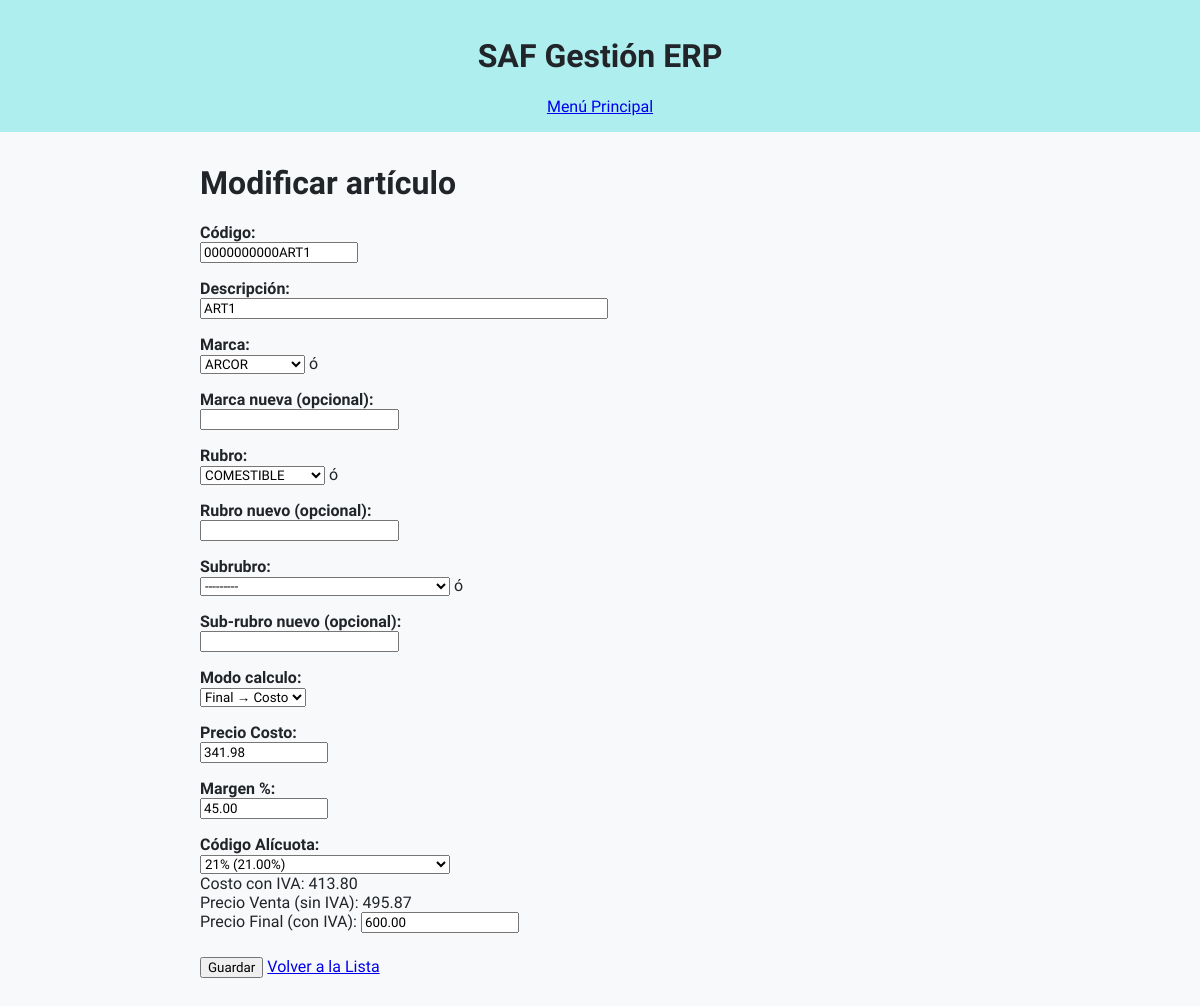
Page /modificar/15/ (signed in) on the committed database.
### articulos/models.py (models this page shows, shortened)
class UpperCaseMixin:
    def save(self, *args, **kwargs):
        for field in self._meta.fields:
            if isinstance(field, models.CharField) and getattr(self, field.name):
                setattr(self, field.name, getattr(self, field.name).upper())
        super().save(*args, **kwargs)

class Articulo(UpperCaseMixin, models.Model):
    codart = models.CharField(
        "Código",
        max_length=14,
        unique=True,
        validators=[
            RegexValidator(
                regex=r'^[A-Z0-9]+$',
                message='Solo se permiten letras mayúsculas y números.'
            )
        ],
        help_text='14 caracteres, se completa con ceros a la izquierda.'
    )
    descrip = models.CharField("Descripción", max_length=80)
    marca = models.ForeignKey('Marca', on_delete=models.PROTECT, blank=True, null=True)
    rubro = models.ForeignKey('Rubro', on_delete=models.PROTECT, blank=True, null=True)
    subrubro = models.ForeignKey('Subrubro', on_delete=models.PROTECT, blank=True, null=True)
    precosto = models.DecimalField(
        "Precio Costo",
        max_digits=12,
        decimal_places=2,
        validators=[MinValueValidator(0)]
    )
    margen = models.DecimalField(
        "Margen %",
        max_digits=6,
        decimal_places=2,
        default=0
    )
    ncodalic = models.ForeignKey(
        'Alicuota',
        verbose_name="Código Alícuota",
        on_delete=models.PROTECT
    )
    alic = models.DecimalField(
        "% Alícuota",
        max_digits=5,
        decimal_places=2,
        editable=False,
        null=True,
        default=0
    )
    costoiva = models.DecimalField(
        "Costo con IVA",
        max_digits=12,
        decimal_places=2,
        null=True,
        default=0
    )
    preventa = models.DecimalField(
        "Precio Venta (sin IVA)",
        max_digits=12,
        decimal_places=2,
        null=True,
        default=0
    )
    prefinal = models.DecimalField(
        "Precio Final (con IVA)",
        max_digits=12,
        decimal_places=2,
        null=True,
        default=0,
        blank=True,
        validators=[MinValueValidator(0)]
    )
    modo_calculo = models.CharField(
        max_length=1,
        choices=[('C', 'Costo → Final'), ('F', 'Final → Costo')],
        default='C'
    )
    from decimal import Decimal, ROUND_HALF_UP
    def save(self, *args, **kwargs):
        self.codart = self.codart.upper().zfill(14)
        alic = Decimal(self.ncodalic.nporc or 0)
        margen = Decimal(self.margen or 0)
        precosto = Decimal(self.precosto or 0)
        self.alic = alic
        self.costoiva = precosto * (Decimal("1") + alic / Decimal("100"))
        if self.modo_calculo == 'C':  # Costo → Final
            self.preventa = precosto * (Decimal("1") + margen / Decimal("100"))
            self.prefinal = self.preventa * (Decimal("1") + alic / Decimal("100"))
        else:  # Final → Costo
            self.prefinal = Decimal(self.prefinal or 0)
            self.preventa = self.prefinal / (Decimal("1") + alic / Decimal("100"))
            self.precosto = self.preventa / (Decimal("1") + margen / Decimal("100"))
        self.precosto = Decimal(self.precosto).quantize(Decimal("0.01"), rounding=ROUND_HALF_UP)
        self.preventa = Decimal(self.preventa).quantize(Decimal("0.01"), rounding=ROUND_HALF_UP)
        self.costoiva = Decimal(self.costoiva).quantize(Decimal("0.01"), rounding=ROUND_HALF_UP)
        self.prefinal = Decimal(self.prefinal).quantize(Decimal("0.01"), rounding=ROUND_HALF_UP)
        super().save(*args, **kwargs)

class Alicuota(models.Model):
    ncodalic = models.IntegerField(primary_key=True)
    descrip = models.CharField("Descripción", max_length=50)
    nporc = models.DecimalField("Porcentaje", max_digits=5, decimal_places=2)
    class Meta:
        verbose_name = "Alícuota IVA"
        ordering = ['ncodalic']
    def __str__(self):
        return f"{self.descrip} ({self.nporc}%)"

### articulos/views.py (the view)
# urls.py: path('modificar/<int:pk>/', views.modificar_articulo, name='modificar_articulo'),
def modificar_articulo(request, pk):
    if not request.session.get('usuario_autenticado'):
        return redirect('login')
    articulo = get_object_or_404(Articulo, pk=pk)
    if request.method == 'POST':
        form = ArticuloForm(request.POST, instance=articulo)
        if form.is_valid():
            articulo = form.save(commit=False)
            articulo.precosto = round(float(articulo.precosto), 2)
            articulo.margen = round(float(articulo.margen), 2)
            articulo.prefinal = round(float(articulo.prefinal or 0), 2) if articulo.prefinal else None
            articulo.save()
            return redirect('lista_articulos')
    else:
        articulo.save()
        form = ArticuloForm(instance=articulo)
    return render(request, 'articulos/formulario.html', {
        'form': form,
        'titulo': 'Editar artículo',
        'es_edicion': True  # <-- nuevo flag
    })

### articulos/models.py (called while the page is built)
    def __str__(self):
        return f"{self.rubro.nombre} - {self.nombre}"

    def __str__(self):
        return self.nombre

    def __str__(self):
        return self.nombre

### articulos/templates/articulos/formulario.html (shortened to what this page needs)
{% extends "articulos/base.html" %}
{% load widget_tweaks %}
{% block content %}
    <div class="list-container">
        <div class="list-card">
            <h1>{% if form.instance.pk %}Modificar artículo{% else %}Agregar artículo{% endif %}</h1>
            <form method="post" id="articuloForm">
                <div class="form-group">
                    {{ form.codart.label_tag }} {{ form.codart }}
                </div>
                <div class="form-group">
                    {{ form.descrip.label_tag }} {{ form.descrip }}
                </div>
                <div class="form-group">
                    {{ form.marca.label_tag }} {{ form.marca }} ó
                    {{ form.marca_nueva.label_tag }} {{ form.marca_nueva }}
                </div>
                <div class="form-group">
                    {{ form.rubro.label_tag }} {{ form.rubro }} ó
                    {{ form.rubro_nueva.label_tag }} {{ form.rubro_nueva }}
                </div>
                <div class="form-group">
                    {{ form.subrubro.label_tag }} {{ form.subrubro }} ó
                    {{ form.subrubro_nueva.label_tag }} {{ form.subrubro_nueva }}
                </div>
                <div class="form-group">
                    {{ form.modo_calculo.label_tag }} {{ form.modo_calculo }}
                </div>
                <div class="form-group">
                    {{ form.precosto.label_tag }} {{ form.precosto }}
                </div>
                <div class="form-group">
                    {{ form.margen.label_tag }} {{ form.margen }}
                </div>
                <div class="form-group">
                    {{ form.ncodalic.label_tag }} {{ form.ncodalic }}
                </div>
                <div class="form-group">
                    Costo con IVA: <span id="costoiva">{{ form.instance.costoiva|default:"0.00" }}</span>
                </div>
                <div class="form-group">
                    Precio Venta (sin IVA): <span id="preventa">{{ form.instance.preventa|default:"0.00" }}</span>
                </div>
                <div class="form-group">
                    Precio Final (con IVA):
                    {% if form.instance.modo_calculo == 'C' %}
                        <span id="prefinal-display">{{ form.instance.prefinal|default:"0.00" }}</span>
                        {% render_field form.prefinal style="display:none;" step="0.01" id="prefinal-input" %}
                    {% else %}
                        {% render_field form.prefinal step="0.01" id="prefinal-input" %}
                    {% endif %}
                </div>
                <div class="actions">
                    <button type="submit" class="btn btn-primary">Guardar</button>
                    <a href="{% url 'lista_articulos' %}" class="btn-back">Volver a la Lista</a>
                </div>
            </form>
        </div>
    </div>
{% endblock %}

### articulos/static/articulos/css/styles.css (style rules this page uses)
body, input, button, label, textarea, select, table, td, th, header, h1, h2, h3, h4, h5, h6, p, a, span, li, div { font-family: 'Segoe UI', Arial, Helvetica, sans-serif !important; }
body { font-family: Segoe UI, Helvetica, sans-serif; background-color: #f8f9fa; color: #212529; margin: 0; padding: 0; }
form label { display: block; margin-top: 1rem; font-weight: bold; }
form input[type="submit"], form button { margin-top: 1.5rem; }

### rows in the picture
Articulo: codart "0000000000ART1", descrip "ART1", marca "ARCOR", rubro "COMESTIBLE", subrubro "---------", modo_calculo "Final → Costo", precosto "341.98", margen "45.00", instance.costoiva "413.80", instance.preventa "495.87", prefinal "600.00"
Alicuota: ncodalic "21% (21.00%)"
